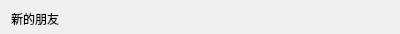
<?xml version="1.0" encoding="UTF-8"?>
<ui version="4.0">
 <class>GroupTipItem</class>
 <widget class="QWidget" name="GroupTipItem">
  <property name="geometry">
   <rect>
    <x>0</x>
    <y>0</y>
    <width>400</width>
    <height>34</height>
   </rect>
  </property>
  <property name="minimumSize">
   <size>
    <width>0</width>
    <height>16</height>
   </size>
  </property>
  <property name="maximumSize">
   <size>
    <width>16777215</width>
    <height>34</height>
   </size>
  </property>
  <property name="windowTitle">
   <string>Form</string>
  </property>
  <layout class="QGridLayout" name="gridLayout">
   <item row="0" column="0">
    <widget class="QLabel" name="label">
     <property name="minimumSize">
      <size>
       <width>0</width>
       <height>16</height>
      </size>
     </property>
     <property name="maximumSize">
      <size>
       <width>16777215</width>
       <height>16</height>
      </size>
     </property>
     <property name="text">
      <string>新的朋友</string>
     </property>
    </widget>
   </item>
  </layout>
 </widget>
 <resources/>
 <connections/>
</ui>
